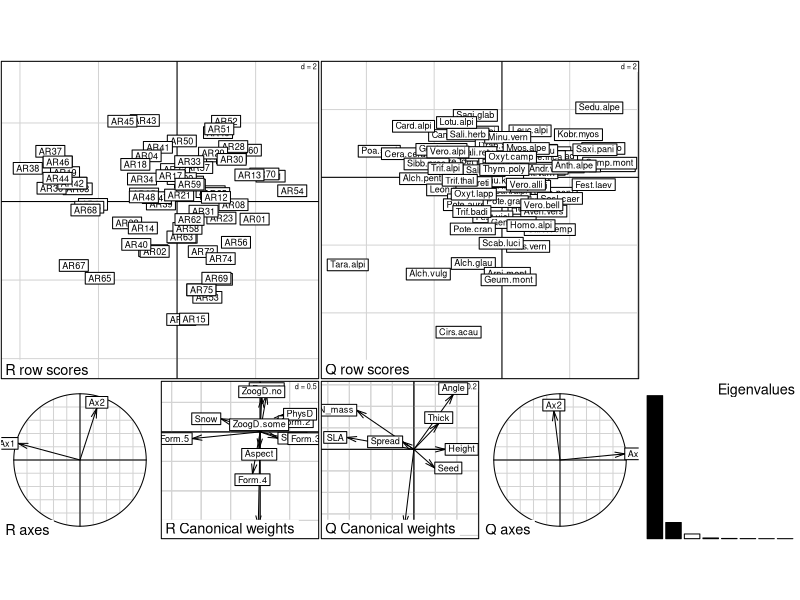

Write the R code that produced this figure.
library(ade4)


### Name: aravo
### Title: Distribution of Alpine plants in Aravo (Valloire, France)
### Aliases: aravo
### Keywords: datasets

### ** Examples

data(aravo)
coa1 <- dudi.coa(aravo$spe, scannf = FALSE, nf = 2)
dudienv <- dudi.hillsmith(aravo$env, scannf = FALSE, nf = 2, row.w = coa1$lw)
duditrait <- dudi.pca(aravo$traits, scannf = FALSE, nf = 2, row.w = coa1$cw)
rlq1 <- rlq(dudienv, coa1, duditrait, scannf = FALSE, nf = 2)
plot(rlq1)
